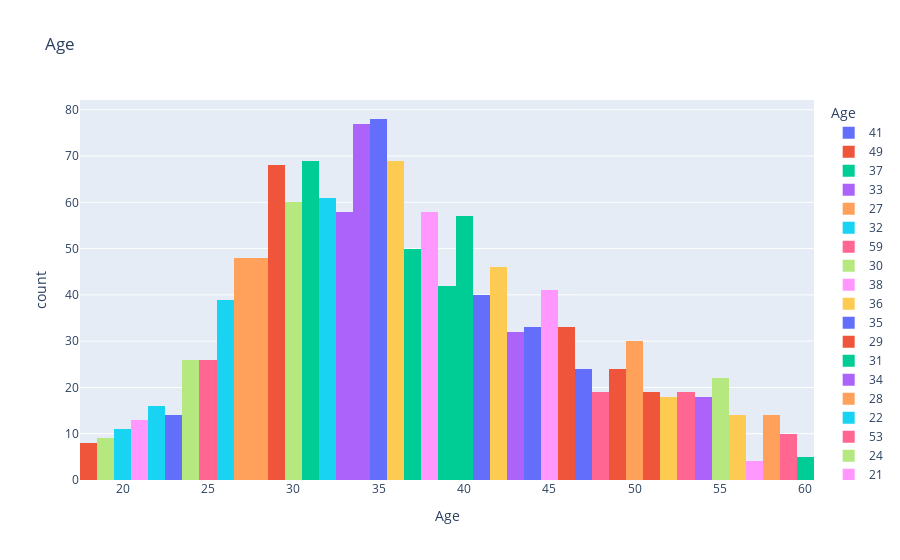

The code cell stored with this chart in its notebook:
### Code cell
# Age:
fig = px.histogram(age, x="Age", color = 'Age', title= 'Age')
fig.show()

### Figure 1 — Plotly figure (JSON) as saved in the notebook; plotly's stock layout.template omitted (floating-point values rounded to 4 significant figures)
{"data": [{"alignmentgroup": "True", "bingroup": "x", "hoverlabel": {"namelength": 0}, "hovertemplate": "Age=%{x}<br>count=%{y}", "legendgroup": "41", "marker": {"color": "#636efa"}, "name": "41", "offsetgroup": "41", "orientation": "v", "showlegend": true, "type": "histogram", "x": [41, 41, 41, 41, 41, 41, 41, 41, 41, 41, 41, 41, 41, 41, 41, 41, 41, 41, 41, 41, 41, 41, 41, 41, 41, 41, 41, 41, 41, 41, 41, 41, 41, 41, 41, 41, 41, 41, 41, 41], "xaxis": "x", "yaxis": "y"}, {"alignmentgroup": "True", "bingroup": "x", "hoverlabel": {"namelength": 0}, "hovertemplate": "Age=%{x}<br>count=%{y}", "legendgroup": "49", "marker": {"color": "#EF553B"}, "name": "49", "offsetgroup": "49", "orientation": "v", "showlegend": true, "type": "histogram", "x": [49, 49, 49, 49, 49, 49, 49, 49, 49, 49, 49, 49, 49, 49, 49, 49, 49, 49, 49, 49, 49, 49, 49, 49], "xaxis": "x", "yaxis": "y"}, {"alignmentgroup": "True", "bingroup": "x", "hoverlabel": {"namelength": 0}, "hovertemplate": "Age=%{x}<br>count=%{y}", "legendgroup": "37", "marker": {"color": "#00cc96"}, "name": "37", "offsetgroup": "37", "orientation": "v", "showlegend": true, "type": "histogram", "x": [37, 37, 37, 37, 37, 37, 37, 37, 37, 37, 37, 37, 37, 37, 37, 37, 37, 37, 37, 37, 37, 37, 37, 37, 37, 37, 37, 37, 37, 37, 37, 37, 37, 37, 37, 37, 37, 37, 37, 37, 37, 37, 37, 37, 37, 37, 37, 37, 37, 37], "xaxis": "x", "yaxis": "y"}, {"alignmentgroup": "True", "bingroup": "x", "hoverlabel": {"namelength": 0}, "hovertemplate": "Age=%{x}<br>count=%{y}", "legendgroup": "33", "marker": {"color": "#ab63fa"}, "name": "33", "offsetgroup": "33", "orientation": "v", "showlegend": true, "type": "histogram", "x": [33, 33, 33, 33, 33, 33, 33, 33, 33, 33, 33, 33, 33, 33, 33, 33, 33, 33, 33, 33, 33, 33, 33, 33, 33, 33, 33, 33, 33, 33, 33, 33, 33, 33, 33, 33, 33, 33, 33, 33, 33, 33, 33, 33, 33, 33, 33, 33, 33, 33, 33, 33, 33, 33, 33, 33, 33, 33], "xaxis": "x", "yaxis": "y"}, {"alignmentgroup": "True", "bingroup": "x", "hoverlabel": {"namelength": 0}, "hovertemplate": "Age=%{x}<br>count=%{y}", "legendgroup": "27", "marker": {"color": "#FFA15A"}, "name": "27", "offsetgroup": "27", "orientation": "v", "showlegend": true, "type": "histogram", "x": [27, 27, 27, 27, 27, 27, 27, 27, 27, 27, 27, 27, 27, 27, 27, 27, 27, 27, 27, 27, 27, 27, 27, 27, 27, 27, 27, 27, 27, 27, 27, 27, 27, 27, 27, 27, 27, 27, 27, 27, 27, 27, 27, 27, 27, 27, 27, 27], "xaxis": "x", "yaxis": "y"}, {"alignmentgroup": "True", "bingroup": "x", "hoverlabel": {"namelength": 0}, "hovertemplate": "Age=%{x}<br>count=%{y}", "legendgroup": "32", "marker": {"color": "#19d3f3"}, "name": "32", "offsetgroup": "32", "orientation": "v", "showlegend": true, "type": "histogram", "x": [32, 32, 32, 32, 32, 32, 32, 32, 32, 32, 32, 32, 32, 32, 32, 32, 32, 32, 32, 32, 32, 32, 32, 32, 32, 32, 32, 32, 32, 32, 32, 32, 32, 32, 32, 32, 32, 32, 32, 32, 32, 32, 32, 32, 32, 32, 32, 32, 32, 32, 32, 32, 32, 32, 32, 32, 32, 32, 32, 32, 32], "xaxis": "x", "yaxis": "y"}, {"alignmentgroup": "True", "bingroup": "x", "hoverlabel": {"namelength": 0}, "hovertemplate": "Age=%{x}<br>count=%{y}", "legendgroup": "59", "marker": {"color": "#FF6692"}, "name": "59", "offsetgroup": "59", "orientation": "v", "showlegend": true, "type": "histogram", "x": [59, 59, 59, 59, 59, 59, 59, 59, 59, 59], "xaxis": "x", "yaxis": "y"}, {"alignmentgroup": "True", "bingroup": "x", "hoverlabel": {"namelength": 0}, "hovertemplate": "Age=%{x}<br>count=%{y}", "legendgroup": "30", "marker": {"color": "#B6E880"}, "name": "30", "offsetgroup": "30", "orientation": "v", "showlegend": true, "type": "histogram", "x": [30, 30, 30, 30, 30, 30, 30, 30, 30, 30, 30, 30, 30, 30, 30, 30, 30, 30, 30, 30, 30, 30, 30, 30, 30, 30, 30, 30, 30, 30, 30, 30, 30, 30, 30, 30, 30, 30, 30, 30, 30, 30, 30, 30, 30, 30, 30, 30, 30, 30, 30, 30, 30, 30, 30, 30, 30, 30, 30, 30], "xaxis": "x", "yaxis": "y"}, {"alignmentgroup": "True", "bingroup": "x", "hoverlabel": {"namelength": 0}, "hovertemplate": "Age=%{x}<br>count=%{y}", "legendgroup": "38", "marker": {"color": "#FF97FF"}, "name": "38", "offsetgroup": "38", "orientation": "v", "showlegend": true, "type": "histogram", "x": [38, 38, 38, 38, 38, 38, 38, 38, 38, 38, 38, 38, 38, 38, 38, 38, 38, 38, 38, 38, 38, 38, 38, 38, 38, 38, 38, 38, 38, 38, 38, 38, 38, 38, 38, 38, 38, 38, 38, 38, 38, 38, 38, 38, 38, 38, 38, 38, 38, 38, 38, 38, 38, 38, 38, 38, 38, 38], "xaxis": "x", "yaxis": "y"}, {"alignmentgroup": "True", "bingroup": "x", "hoverlabel": {"namelength": 0}, "hovertemplate": "Age=%{x}<br>count=%{y}", "legendgroup": "36", "marker": {"color": "#FECB52"}, "name": "36", "offsetgroup": "36", "orientation": "v", "showlegend": true, "type": "histogram", "x": [36, 36, 36, 36, 36, 36, 36, 36, 36, 36, 36, 36, 36, 36, 36, 36, 36, 36, 36, 36, 36, 36, 36, 36, 36, 36, 36, 36, 36, 36, 36, 36, 36, 36, 36, 36, 36, 36, 36, 36, 36, 36, 36, 36, 36, 36, 36, 36, 36, 36, 36, 36, 36, 36, 36, 36, 36, 36, 36, 36, 36, 36, 36, 36, 36, 36, 36, 36, 36], "xaxis": "x", "yaxis": "y"}, {"alignmentgroup": "True", "bingroup": "x", "hoverlabel": {"namelength": 0}, "hovertemplate": "Age=%{x}<br>count=%{y}", "legendgroup": "35", "marker": {"color": "#636efa"}, "name": "35", "offsetgroup": "35", "orientation": "v", "showlegend": true, "type": "histogram", "x": [35, 35, 35, 35, 35, 35, 35, 35, 35, 35, 35, 35, 35, 35, 35, 35, 35, 35, 35, 35, 35, 35, 35, 35, 35, 35, 35, 35, 35, 35, 35, 35, 35, 35, 35, 35, 35, 35, 35, 35, 35, 35, 35, 35, 35, 35, 35, 35, 35, 35, 35, 35, 35, 35, 35, 35, 35, 35, 35, 35, 35, 35, 35, 35, 35, 35, 35, 35, 35, 35, 35, 35, 35, 35, 35, 35, 35, 35], "xaxis": "x", "yaxis": "y"}, {"alignmentgroup": "True", "bingroup": "x", "hoverlabel": {"namelength": 0}, "hovertemplate": "Age=%{x}<br>count=%{y}", "legendgroup": "29", "marker": {"color": "#EF553B"}, "name": "29", "offsetgroup": "29", "orientation": "v", "showlegend": true, "type": "histogram", "x": [29, 29, 29, 29, 29, 29, 29, 29, 29, 29, 29, 29, 29, 29, 29, 29, 29, 29, 29, 29, 29, 29, 29, 29, 29, 29, 29, 29, 29, 29, 29, 29, 29, 29, 29, 29, 29, 29, 29, 29, 29, 29, 29, 29, 29, 29, 29, 29, 29, 29, 29, 29, 29, 29, 29, 29, 29, 29, 29, 29, 29, 29, 29, 29, 29, 29, 29, 29], "xaxis": "x", "yaxis": "y"}, {"alignmentgroup": "True", "bingroup": "x", "hoverlabel": {"namelength": 0}, "hovertemplate": "Age=%{x}<br>count=%{y}", "legendgroup": "31", "marker": {"color": "#00cc96"}, "name": "31", "offsetgroup": "31", "orientation": "v", "showlegend": true, "type": "histogram", "x": [31, 31, 31, 31, 31, 31, 31, 31, 31, 31, 31, 31, 31, 31, 31, 31, 31, 31, 31, 31, 31, 31, 31, 31, 31, 31, 31, 31, 31, 31, 31, 31, 31, 31, 31, 31, 31, 31, 31, 31, 31, 31, 31, 31, 31, 31, 31, 31, 31, 31, 31, 31, 31, 31, 31, 31, 31, 31, 31, 31, 31, 31, 31, 31, 31, 31, 31, 31, 31], "xaxis": "x", "yaxis": "y"}, {"alignmentgroup": "True", "bingroup": "x", "hoverlabel": {"namelength": 0}, "hovertemplate": "Age=%{x}<br>count=%{y}", "legendgroup": "34", "marker": {"color": "#ab63fa"}, "name": "34", "offsetgroup": "34", "orientation": "v", "showlegend": true, "type": "histogram", "x": [34, 34, 34, 34, 34, 34, 34, 34, 34, 34, 34, 34, 34, 34, 34, 34, 34, 34, 34, 34, 34, 34, 34, 34, 34, 34, 34, 34, 34, 34, 34, 34, 34, 34, 34, 34, 34, 34, 34, 34, 34, 34, 34, 34, 34, 34, 34, 34, 34, 34, 34, 34, 34, 34, 34, 34, 34, 34, 34, 34, 34, 34, 34, 34, 34, 34, 34, 34, 34, 34, 34, 34, 34, 34, 34, 34, 34], "xaxis": "x", "yaxis": "y"}, {"alignmentgroup": "True", "bingroup": "x", "hoverlabel": {"namelength": 0}, "hovertemplate": "Age=%{x}<br>count=%{y}", "legendgroup": "28", "marker": {"color": "#FFA15A"}, "name": "28", "offsetgroup": "28", "orientation": "v", "showlegend": true, "type": "histogram", "x": [28, 28, 28, 28, 28, 28, 28, 28, 28, 28, 28, 28, 28, 28, 28, 28, 28, 28, 28, 28, 28, 28, 28, 28, 28, 28, 28, 28, 28, 28, 28, 28, 28, 28, 28, 28, 28, 28, 28, 28, 28, 28, 28, 28, 28, 28, 28, 28], "xaxis": "x", "yaxis": "y"}, {"alignmentgroup": "True", "bingroup": "x", "hoverlabel": {"namelength": 0}, "hovertemplate": "Age=%{x}<br>count=%{y}", "legendgroup": "22", "marker": {"color": "#19d3f3"}, "name": "22", "offsetgroup": "22", "orientation": "v", "showlegend": true, "type": "histogram", "x": [22, 22, 22, 22, 22, 22, 22, 22, 22, 22, 22, 22, 22, 22, 22, 22], "xaxis": "x", "yaxis": "y"}, {"alignmentgroup": "True", "bingroup": "x", "hoverlabel": {"namelength": 0}, "hovertemplate": "Age=%{x}<br>count=%{y}", "legendgroup": "53", "marker": {"color": "#FF6692"}, "name": "53", "offsetgroup": "53", "orientation": "v", "showlegend": true, "type": "histogram", "x": [53, 53, 53, 53, 53, 53, 53, 53, 53, 53, 53, 53, 53, 53, 53, 53, 53, 53, 53], "xaxis": "x", "yaxis": "y"}, {"alignmentgroup": "True", "bingroup": "x", "hoverlabel": {"namelength": 0}, "hovertemplate": "Age=%{x}<br>count=%{y}", "legendgroup": "24", "marker": {"color": "#B6E880"}, "name": "24", "offsetgroup": "24", "orientation": "v", "showlegend": true, "type": "histogram", "x": [24, 24, 24, 24, 24, 24, 24, 24, 24, 24, 24, 24, 24, 24, 24, 24, 24, 24, 24, 24, 24, 24, 24, 24, 24, 24], "xaxis": "x", "yaxis": "y"}, {"alignmentgroup": "True", "bingroup": "x", "hoverlabel": {"namelength": 0}, "hovertemplate": "Age=%{x}<br>count=%{y}", "legendgroup": "21", "marker": {"color": "#FF97FF"}, "name": "21", "offsetgroup": "21", "orientation": "v", "showlegend": true, "type": "histogram", "x": [21, 21, 21, 21, 21, 21, 21, 21, 21, 21, 21, 21, 21], "xaxis": "x", "yaxis": "y"}, {"alignmentgroup": "True", "bingroup": "x", "hoverlabel": {"namelength": 0}, "hovertemplate": "Age=%{x}<br>count=%{y}", "legendgroup": "42", "marker": {"color": "#FECB52"}, "name": "42", "offsetgroup": "42", "orientation": "v", "showlegend": true, "type": "histogram", "x": [42, 42, 42, 42, 42, 42, 42, 42, 42, 42, 42, 42, 42, 42, 42, 42, 42, 42, 42, 42, 42, 42, 42, 42, 42, 42, 42, 42, 42, 42, 42, 42, 42, 42, 42, 42, 42, 42, 42, 42, 42, 42, 42, 42, 42, 42], "xaxis": "x", "yaxis": "y"}, {"alignmentgroup": "True", "bingroup": "x", "hoverlabel": {"namelength": 0}, "hovertemplate": "Age=%{x}<br>count=%{y}", "legendgroup": "44", "marker": {"color": "#636efa"}, "name": "44", "offsetgroup": "44", "orientation": "v", "showlegend": true, "type": "histogram", "x": [44, 44, 44, 44, 44, 44, 44, 44, 44, 44, 44, 44, 44, 44, 44, 44, 44, 44, 44, 44, 44, 44, 44, 44, 44, 44, 44, 44, 44, 44, 44, 44, 44], "xaxis": "x", "yaxis": "y"}, {"alignmentgroup": "True", "bingroup": "x", "hoverlabel": {"namelength": 0}, "hovertemplate": "Age=%{x}<br>count=%{y}", "legendgroup": "46", "marker": {"color": "#EF553B"}, "name": "46", "offsetgroup": "46", "orientation": "v", "showlegend": true, "type": "histogram", "x": [46, 46, 46, 46, 46, 46, 46, 46, 46, 46, 46, 46, 46, 46, 46, 46, 46, 46, 46, 46, 46, 46, 46, 46, 46, 46, 46, 46, 46, 46, 46, 46, 46], "xaxis": "x", "yaxis": "y"}, {"alignmentgroup": "True", "bingroup": "x", "hoverlabel": {"namelength": 0}, "hovertemplate": "Age=%{x}<br>count=%{y}", "legendgroup": "39", "marker": {"color": "#00cc96"}, "name": "39", "offsetgroup": "39", "orientation": "v", "showlegend": true, "type": "histogram", "x": [39, 39, 39, 39, 39, 39, 39, 39, 39, 39, 39, 39, 39, 39, 39, 39, 39, 39, 39, 39, 39, 39, 39, 39, 39, 39, 39, 39, 39, 39, 39, 39, 39, 39, 39, 39, 39, 39, 39, 39, 39, 39], "xaxis": "x", "yaxis": "y"}, {"alignmentgroup": "True", "bingroup": "x", "hoverlabel": {"namelength": 0}, "hovertemplate": "Age=%{x}<br>count=%{y}", "legendgroup": "43", "marker": {"color": "#ab63fa"}, "name": "43", "offsetgroup": "43", "orientation": "v", "showlegend": true, "type": "histogram", "x": [43, 43, 43, 43, 43, 43, 43, 43, 43, 43, 43, 43, 43, 43, 43, 43, 43, 43, 43, 43, 43, 43, 43, 43, 43, 43, 43, 43, 43, 43, 43, 43], "xaxis": "x", "yaxis": "y"}, {"alignmentgroup": "True", "bingroup": "x", "hoverlabel": {"namelength": 0}, "hovertemplate": "Age=%{x}<br>count=%{y}", "legendgroup": "50", "marker": {"color": "#FFA15A"}, "name": "50", "offsetgroup": "50", "orientation": "v", "showlegend": true, "type": "histogram", "x": [50, 50, 50, 50, 50, 50, 50, 50, 50, 50, 50, 50, 50, 50, 50, 50, 50, 50, 50, 50, 50, 50, 50, 50, 50, 50, 50, 50, 50, 50], "xaxis": "x", "yaxis": "y"}, {"alignmentgroup": "True", "bingroup": "x", "hoverlabel": {"namelength": 0}, "hovertemplate": "Age=%{x}<br>count=%{y}", "legendgroup": "26", "marker": {"color": "#19d3f3"}, "name": "26", "offsetgroup": "26", "orientation": "v", "showlegend": true, "type": "histogram", "x": [26, 26, 26, 26, 26, 26, 26, 26, 26, 26, 26, 26, 26, 26, 26, 26, 26, 26, 26, 26, 26, 26, 26, 26, 26, 26, 26, 26, 26, 26, 26, 26, 26, 26, 26, 26, 26, 26, 26], "xaxis": "x", "yaxis": "y"}, {"alignmentgroup": "True", "bingroup": "x", "hoverlabel": {"namelength": 0}, "hovertemplate": "Age=%{x}<br>count=%{y}", "legendgroup": "48", "marker": {"color": "#FF6692"}, "name": "48", "offsetgroup": "48", "orientation": "v", "showlegend": true, "type": "histogram", "x": [48, 48, 48, 48, 48, 48, 48, 48, 48, 48, 48, 48, 48, 48, 48, 48, 48, 48, 48], "xaxis": "x", "yaxis": "y"}, {"alignmentgroup": "True", "bingroup": "x", "hoverlabel": {"namelength": 0}, "hovertemplate": "Age=%{x}<br>count=%{y}", "legendgroup": "55", "marker": {"color": "#B6E880"}, "name": "55", "offsetgroup": "55", "orientation": "v", "showlegend": true, "type": "histogram", "x": [55, 55, 55, 55, 55, 55, 55, 55, 55, 55, 55, 55, 55, 55, 55, 55, 55, 55, 55, 55, 55, 55], "xaxis": "x", "yaxis": "y"}, {"alignmentgroup": "True", "bingroup": "x", "hoverlabel": {"namelength": 0}, "hovertemplate": "Age=%{x}<br>count=%{y}", "legendgroup": "45", "marker": {"color": "#FF97FF"}, "name": "45", "offsetgroup": "45", "orientation": "v", "showlegend": true, "type": "histogram", "x": [45, 45, 45, 45, 45, 45, 45, 45, 45, 45, 45, 45, 45, 45, 45, 45, 45, 45, 45, 45, 45, 45, 45, 45, 45, 45, 45, 45, 45, 45, 45, 45, 45, 45, 45, 45, 45, 45, 45, 45, 45], "xaxis": "x", "yaxis": "y"}, {"alignmentgroup": "True", "bingroup": "x", "hoverlabel": {"namelength": 0}, "hovertemplate": "Age=%{x}<br>count=%{y}", "legendgroup": "56", "marker": {"color": "#FECB52"}, "name": "56", "offsetgroup": "56", "orientation": "v", "showlegend": true, "type": "histogram", "x": [56, 56, 56, 56, 56, 56, 56, 56, 56, 56, 56, 56, 56, 56], "xaxis": "x", "yaxis": "y"}, {"alignmentgroup": "True", "bingroup": "x", "hoverlabel": {"namelength": 0}, "hovertemplate": "Age=%{x}<br>count=%{y}", "legendgroup": "23", "marker": {"color": "#636efa"}, "name": "23", "offsetgroup": "23", "orientation": "v", "showlegend": true, "type": "histogram", "x": [23, 23, 23, 23, 23, 23, 23, 23, 23, 23, 23, 23, 23, 23], "xaxis": "x", "yaxis": "y"}, {"alignmentgroup": "True", "bingroup": "x", "hoverlabel": {"namelength": 0}, "hovertemplate": "Age=%{x}<br>count=%{y}", "legendgroup": "51", "marker": {"color": "#EF553B"}, "name": "51", "offsetgroup": "51", "orientation": "v", "showlegend": true, "type": "histogram", "x": [51, 51, 51, 51, 51, 51, 51, 51, 51, 51, 51, 51, 51, 51, 51, 51, 51, 51, 51], "xaxis": "x", "yaxis": "y"}, {"alignmentgroup": "True", "bingroup": "x", "hoverlabel": {"namelength": 0}, "hovertemplate": "Age=%{x}<br>count=%{y}", "legendgroup": "40", "marker": {"color": "#00cc96"}, "name": "40", "offsetgroup": "40", "orientation": "v", "showlegend": true, "type": "histogram", "x": [40, 40, 40, 40, 40, 40, 40, 40, 40, 40, 40, 40, 40, 40, 40, 40, 40, 40, 40, 40, 40, 40, 40, 40, 40, 40, 40, 40, 40, 40, 40, 40, 40, 40, 40, 40, 40, 40, 40, 40, 40, 40, 40, 40, 40, 40, 40, 40, 40, 40, 40, 40, 40, 40, 40, 40, 40], "xaxis": "x", "yaxis": "y"}, {"alignmentgroup": "True", "bingroup": "x", "hoverlabel": {"namelength": 0}, "hovertemplate": "Age=%{x}<br>count=%{y}", "legendgroup": "54", "marker": {"color": "#ab63fa"}, "name": "54", "offsetgroup": "54", "orientation": "v", "showlegend": true, "type": "histogram", "x": [54, 54, 54, 54, 54, 54, 54, 54, 54, 54, 54, 54, 54, 54, 54, 54, 54, 54], "xaxis": "x", "yaxis": "y"}, {"alignmentgroup": "True", "bingroup": "x", "hoverlabel": {"namelength": 0}, "hovertemplate": "Age=%{x}<br>count=%{y}", "legendgroup": "58", "marker": {"color": "#FFA15A"}, "name": "58", "offsetgroup": "58", "orientation": "v", "showlegend": true, "type": "histogram", "x": [58, 58, 58, 58, 58, 58, 58, 58, 58, 58, 58, 58, 58, 58], "xaxis": "x", "yaxis": "y"}, {"alignmentgroup": "True", "bingroup": "x", "hoverlabel": {"namelength": 0}, "hovertemplate": "Age=%{x}<br>count=%{y}", "legendgroup": "20", "marker": {"color": "#19d3f3"}, "name": "20", "offsetgroup": "20", "orientation": "v", "showlegend": true, "type": "histogram", "x": [20, 20, 20, 20, 20, 20, 20, 20, 20, 20, 20], "xaxis": "x", "yaxis": "y"}, {"alignmentgroup": "True", "bingroup": "x", "hoverlabel": {"namelength": 0}, "hovertemplate": "Age=%{x}<br>count=%{y}", "legendgroup": "25", "marker": {"color": "#FF6692"}, "name": "25", "offsetgroup": "25", "orientation": "v", "showlegend": true, "type": "histogram", "x": [25, 25, 25, 25, 25, 25, 25, 25, 25, 25, 25, 25, 25, 25, 25, 25, 25, 25, 25, 25, 25, 25, 25, 25, 25, 25], "xaxis": "x", "yaxis": "y"}, {"alignmentgroup": "True", "bingroup": "x", "hoverlabel": {"namelength": 0}, "hovertemplate": "Age=%{x}<br>count=%{y}", "legendgroup": "19", "marker": {"color": "#B6E880"}, "name": "19", "offsetgroup": "19", "orientation": "v", "showlegend": true, "type": "histogram", "x": [19, 19, 19, 19, 19, 19, 19, 19, 19], "xaxis": "x", "yaxis": "y"}, {"alignmentgroup": "True", "bingroup": "x", "hoverlabel": {"namelength": 0}, "hovertemplate": "Age=%{x}<br>count=%{y}", "legendgroup": "57", "marker": {"color": "#FF97FF"}, "name": "57", "offsetgroup": "57", "orientation": "v", "showlegend": true, "type": "histogram", "x": [57, 57, 57, 57], "xaxis": "x", "yaxis": "y"}, {"alignmentgroup": "True", "bingroup": "x", "hoverlabel": {"namelength": 0}, "hovertemplate": "Age=%{x}<br>count=%{y}", "legendgroup": "52", "marker": {"color": "#FECB52"}, "name": "52", "offsetgroup": "52", "orientation": "v", "showlegend": true, "type": "histogram", "x": [52, 52, 52, 52, 52, 52, 52, 52, 52, 52, 52, 52, 52, 52, 52, 52, 52, 52], "xaxis": "x", "yaxis": "y"}, {"alignmentgroup": "True", "bingroup": "x", "hoverlabel": {"namelength": 0}, "hovertemplate": "Age=%{x}<br>count=%{y}", "legendgroup": "47", "marker": {"color": "#636efa"}, "name": "47", "offsetgroup": "47", "orientation": "v", "showlegend": true, "type": "histogram", "x": [47, 47, 47, 47, 47, 47, 47, 47, 47, 47, 47, 47, 47, 47, 47, 47, 47, 47, 47, 47, 47, 47, 47, 47], "xaxis": "x", "yaxis": "y"}, {"alignmentgroup": "True", "bingroup": "x", "hoverlabel": {"namelength": 0}, "hovertemplate": "Age=%{x}<br>count=%{y}", "legendgroup": "18", "marker": {"color": "#EF553B"}, "name": "18", "offsetgroup": "18", "orientation": "v", "showlegend": true, "type": "histogram", "x": [18, 18, 18, 18, 18, 18, 18, 18], "xaxis": "x", "yaxis": "y"}, {"alignmentgroup": "True", "bingroup": "x", "hoverlabel": {"namelength": 0}, "hovertemplate": "Age=%{x}<br>count=%{y}", "legendgroup": "60", "marker": {"color": "#00cc96"}, "name": "60", "offsetgroup": "60", "orientation": "v", "showlegend": true, "type": "histogram", "x": [60, 60, 60, 60, 60], "xaxis": "x", "yaxis": "y"}], "layout": {"barmode": "relative", "legend": {"title": {"text": "Age"}, "tracegroupgap": 0}, "title": {"text": "Age"}, "xaxis": {"anchor": "y", "categoryarray": [41, 49, 37, 33, 27, 32, 59, 30, 38, 36, 35, 29, 31, 34, 28, 22, 53, 24, 21, 42, 44, 46, 39, 43, 50, 26, 48, 55, 45, 56, 23, 51, 40, 54, 58, 20, 25, 19, 57, 52, 47, 18, 60], "categoryorder": "array", "domain": [0, 1], "title": {"text": "Age"}}, "yaxis": {"anchor": "x", "domain": [0, 1], "title": {"text": "count"}}}}
